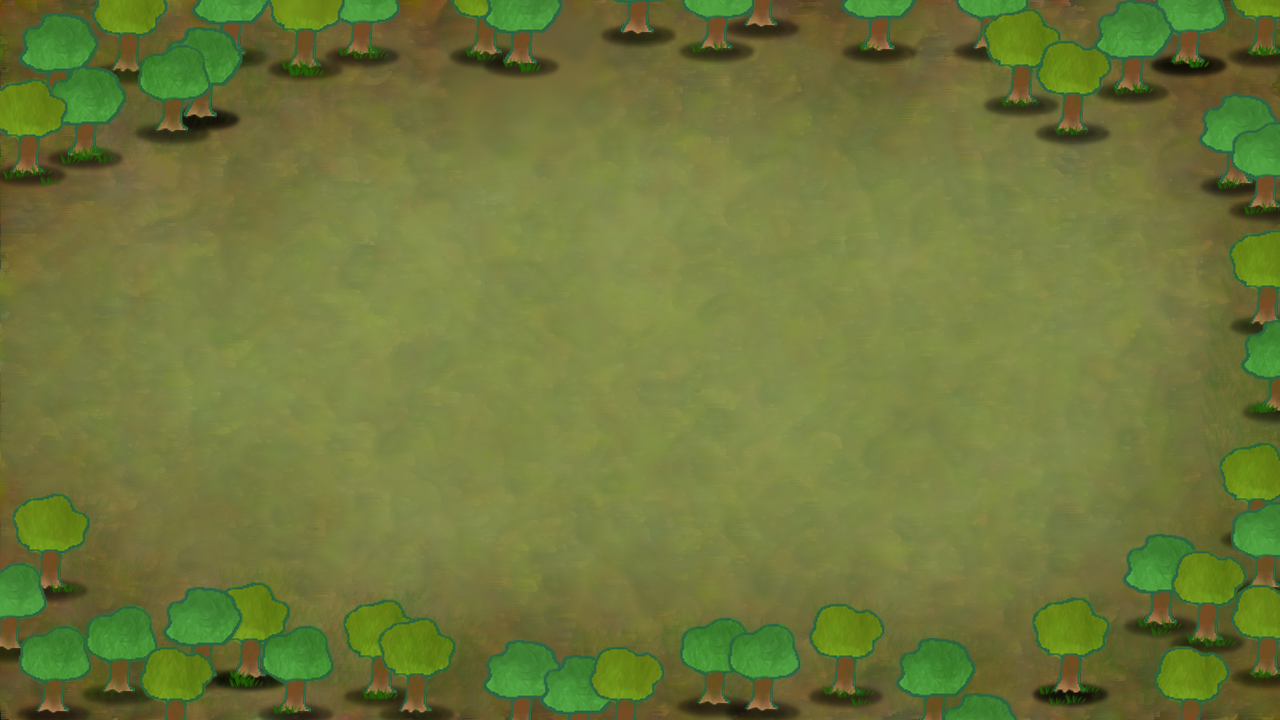

This is a level from a 2D game, rendered from its Tiled map with the project's own tilesets. A one-line summary and the map file follow, with tile-layer data summarised:
An orthogonal 16x9 tile map with 80x80 px tiles, 1 tile layer (Tile Layer 1).

<map version="1.0" orientation="orthogonal" width="16" height="9" tilewidth="80" tileheight="80">
 <tileset firstgid="1" name="level1final" tilewidth="80" tileheight="80">
  <image source="level1final.png" width="1280" height="720" />
  <tile id="0">
   <properties>
    <property name="blocked" value="true" />
   </properties>
  </tile>
  <tile id="1">
   <properties>
    <property name="blocked" value="true" />
   </properties>
  </tile>
  <tile id="2">
   <properties>
    <property name="blocked" value="true" />
   </properties>
  </tile>
  <tile id="3">
   <properties>
    <property name="blocked" value="true" />
   </properties>
  </tile>
  <tile id="4">
   <properties>
    <property name="blocked" value="true" />
   </properties>
  </tile>
  <tile id="5">
   <properties>
    <property name="blocked" value="true" />
   </properties>
  </tile>
  <tile id="6">
   <properties>
    <property name="blocked" value="true" />
   </properties>
  </tile>
  <tile id="7">
   <properties>
    <property name="blocked" value="true" />
   </properties>
  </tile>
  <tile id="8">
   <properties>
    <property name="blocked" value="true" />
   </properties>
  </tile>
  <tile id="9">
   <properties>
    <property name="blocked" value="true" />
   </properties>
  </tile>
  <tile id="10">
   <properties>
    <property name="blocked" value="true" />
   </properties>
  </tile>
  <tile id="11">
   <properties>
    <property name="blocked" value="true" />
   </properties>
  </tile>
  <tile id="12">
   <properties>
    <property name="blocked" value="true" />
   </properties>
  </tile>
  <tile id="13">
   <properties>
    <property name="blocked" value="true" />
   </properties>
  </tile>
  <tile id="14">
   <properties>
    <property name="blocked" value="true" />
   </properties>
  </tile>
  <tile id="15">
   <properties>
    <property name="blocked" value="true" />
   </properties>
  </tile>
  <tile id="16">
   <properties>
    <property name="blocked" value="true" />
   </properties>
  </tile>
  <tile id="17">
   <properties>
    <property name="blocked" value="true" />
   </properties>
  </tile>
  <tile id="18">
   <properties>
    <property name="blocked" value="true" />
   </properties>
  </tile>
  <tile id="28">
   <properties>
    <property name="blocked" value="true" />
   </properties>
  </tile>
  <tile id="29">
   <properties>
    <property name="blocked" value="true" />
   </properties>
  </tile>
  <tile id="30">
   <properties>
    <property name="blocked" value="true" />
   </properties>
  </tile>
  <tile id="31">
   <properties>
    <property name="blocked" value="true" />
   </properties>
  </tile>
  <tile id="47">
   <properties>
    <property name="blocked" value="true" />
   </properties>
  </tile>
  <tile id="63">
   <properties>
    <property name="blocked" value="true" />
   </properties>
  </tile>
  <tile id="79">
   <properties>
    <property name="blocked" value="true" />
   </properties>
  </tile>
  <tile id="95">
   <properties>
    <property name="blocked" value="true" />
   </properties>
  </tile>
  <tile id="96">
   <properties>
    <property name="blocked" value="true" />
   </properties>
  </tile>
  <tile id="111">
   <properties>
    <property name="blocked" value="true" />
   </properties>
  </tile>
  <tile id="112">
   <properties>
    <property name="blocked" value="true" />
   </properties>
  </tile>
  <tile id="113">
   <properties>
    <property name="blocked" value="true" />
   </properties>
  </tile>
  <tile id="114">
   <properties>
    <property name="blocked" value="true" />
   </properties>
  </tile>
  <tile id="115">
   <properties>
    <property name="blocked" value="true" />
   </properties>
  </tile>
  <tile id="116">
   <properties>
    <property name="blocked" value="true" />
   </properties>
  </tile>
  <tile id="117">
   <properties>
    <property name="blocked" value="true" />
   </properties>
  </tile>
  <tile id="122">
   <properties>
    <property name="blocked" value="true" />
   </properties>
  </tile>
  <tile id="125">
   <properties>
    <property name="blocked" value="true" />
   </properties>
  </tile>
  <tile id="126">
   <properties>
    <property name="blocked" value="true" />
   </properties>
  </tile>
  <tile id="127">
   <properties>
    <property name="blocked" value="true" />
   </properties>
  </tile>
  <tile id="128">
   <properties>
    <property name="blocked" value="true" />
   </properties>
  </tile>
  <tile id="129">
   <properties>
    <property name="blocked" value="true" />
   </properties>
  </tile>
  <tile id="130">
   <properties>
    <property name="blocked" value="true" />
   </properties>
  </tile>
  <tile id="131">
   <properties>
    <property name="blocked" value="true" />
   </properties>
  </tile>
  <tile id="132">
   <properties>
    <property name="blocked" value="true" />
   </properties>
  </tile>
  <tile id="133">
   <properties>
    <property name="blocked" value="true" />
   </properties>
  </tile>
  <tile id="134">
   <properties>
    <property name="blocked" value="true" />
   </properties>
  </tile>
  <tile id="135">
   <properties>
    <property name="blocked" value="true" />
   </properties>
  </tile>
  <tile id="136">
   <properties>
    <property name="blocked" value="true" />
   </properties>
  </tile>
  <tile id="137">
   <properties>
    <property name="blocked" value="true" />
   </properties>
  </tile>
  <tile id="138">
   <properties>
    <property name="blocked" value="true" />
   </properties>
  </tile>
  <tile id="139">
   <properties>
    <property name="blocked" value="true" />
   </properties>
  </tile>
  <tile id="140">
   <properties>
    <property name="blocked" value="true" />
   </properties>
  </tile>
  <tile id="141">
   <properties>
    <property name="blocked" value="true" />
   </properties>
  </tile>
  <tile id="142">
   <properties>
    <property name="blocked" value="true" />
   </properties>
  </tile>
  <tile id="143">
   <properties>
    <property name="blocked" value="true" />
   </properties>
  </tile>
 </tileset>
 <layer name="Tile Layer 1" width="16" height="9">
  <data>[144 cells, 144 non-empty, 144 distinct tile ids]</data>
 </layer>
</map>